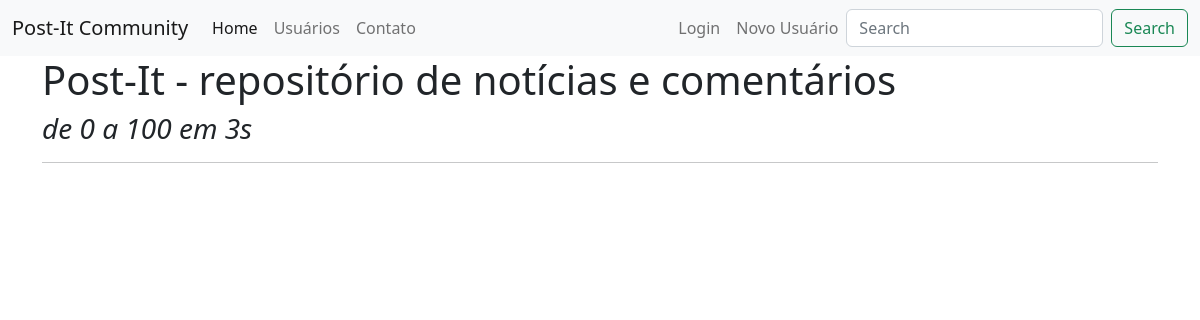
Before: / with the older database file.
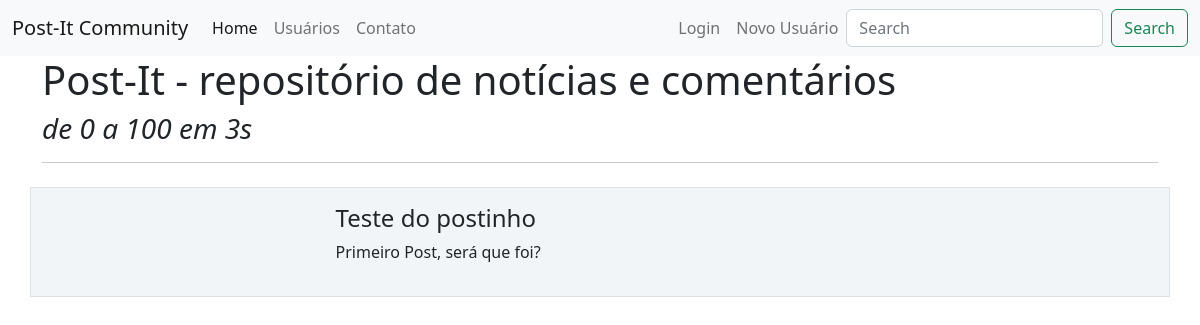
After: the same page with the newer database file.
### post_it/models.py (models this page shows)
class Post(database.Model):
    id = database.Column(database.Integer, primary_key=True)
    titulo = database.Column(database.String, nullable=False)
    corpo = database.Column(database.Text, nullable=False)
    data_criacao = database.Column(database.DateTime, nullable=False, default=datetime.utcnow())
    id_usuario = database.Column(database.Integer, database.ForeignKey('usuario.id'), nullable=False)

### post_it/routes.py (the view)
@app.route('/')
def home():
    posts = Post.query.all()
    return render_template('home.html', posts=posts)

### post_it/templates/home.html (shortened to what this page needs)
{% extends 'base.html'%}
{% block body%}
<div class="container">
    <h1>Post-It - repositório de notícias e comentários</h1>
    <h3> <i>de 0 a 100 em 3s</i></h3>
    <hr>
    {% for post in posts %}
    <div class = "row border mt-4 p-3 meupost">
        <div class = "col col-3">
        </div>
        <div class = "col col-9">
            <h4>{{post.titulo}}</h4>
            <p>{{ post.corpo }}</p>
        </div>
    </div>
    {% endfor %}
</div>
{% endblock%}

### post_it/templates/base.html (shortened to what this page needs)
<!DOCTYPE html>
<html lang="pt-br">
<head>
    <link href="https://cdn.jsdelivr.net/npm/bootstrap@5.2.0-beta1/dist/css/bootstrap.min.css" rel="stylesheet">
    <link rel="stylesheet" type="text/css" href="{{url_for('static', filename='main.css')}}"
  {% block head %}
  {% endblock %}
</head>
<body>
  {% include 'navbar.html' %}
  {% block body %}
  {% endblock %}
</body>
</html>

### post_it/templates/navbar.html (shortened to what this page needs)
<nav class="navbar navbar-expand-lg bg-light">
  <div class="container-fluid">
    <a class="navbar-brand" href="{{ url_for('home') }}">Post-It Community</a>
    <div class="collapse navbar-collapse" id="navbarSupportedContent">
      <ul class="navbar-nav me-auto mb-2 mb-lg-0">
        <li class="nav-item">
          <a class="nav-link active" aria-current="page" href="{{ url_for('home') }}">Home</a>
        </li>
        <li class="nav-item">
          <a class="nav-link" href="{{ url_for('users') }}">Usuários</a>
        </li>
        <li class="nav-item">
          <a class="nav-link" href="{{ url_for('contato') }}">Contato</a>
        </li>
      </ul>
      {% if current_user.is_authenticated %}
       <ul class="navbar-nav d-flex">
          <li class="nav-item">
            <a class="nav-link" href="{{ url_for('criar_post')}}">Criar Post</a>
          </li>
         <li class="nav-item">
            <a class="nav-link" href="{{ url_for('perfil')}}">Meu Perfil</a>
          </li>
         <li class="nav-item">
           <a class="nav-link fw-light" >{{ current_user.email }}</a>
         </li>
         <li class="nav-item">
            <a class="nav-link" href="{{ url_for('sair')}}">Sair</a>
          </li>
        </ul>
      {% else %}
        <ul class="navbar-nav d-flex">
          <li class="nav-item">
            <a class="nav-link" href="{{ url_for('login')}}">Login</a>
          </li>
          <li class="nav-item">
            <a class="nav-link" href="{{ url_for('login')}}">Novo Usuário</a>
          </li>
        </ul>
      {% endif %}
      <form class="d-flex" role="search">
        <input class="form-control me-2" type="search" placeholder="Search" aria-label="Search">
        <button class="btn btn-outline-success" type="submit">Search</button>
      </form>
    </div>
  </div>
</nav>

### post_it/static/main.css (style rules this page uses)
.meupost { background: #f2f5f8 !important; }

Changed rows visible on the page:
added Post: titulo "Teste do postinho", corpo "Primeiro Post, será que foi?"
